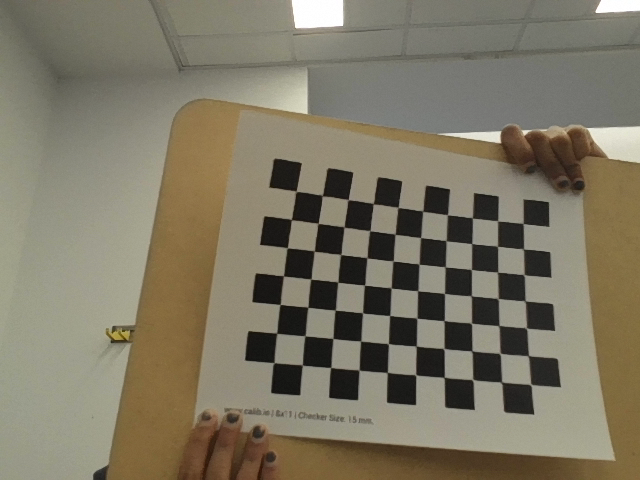
#> input picture in_class_day15/calib_images/img_00.png, 640 x 480 px; its folder holds 4 pictures in this run
$ python calibrate.py
#> lines starting #> are read from the running program, lines starting #| are printed output that depends on the picture
#!/usr/bin/env python3

""" Camera calibration following the OpenCV tutorial section by section:
    https://docs.opencv.org/4.13.0/dc/dbb/tutorial_py_calibration.html

    Setup -> Calibration -> Undistortion (both methods) -> Re-projection Error
    Run capture_images.py first to fill calib_images/ with checkerboard photos. """

import argparse
import glob
from os import path

import numpy as np
import cv2 as cv

parser = argparse.ArgumentParser()
parser.add_argument("--cols", type=int, default=9, help="inner corners per row (squares - 1)")
parser.add_argument("--rows", type=int, default=6, help="inner corners per column (squares - 1)")
parser.add_argument("--square", type=float, default=25.0, help="measured square size in mm")
args = parser.parse_args()

enclosing_dir = path.dirname(path.realpath(__file__))
pattern_size = (args.cols, args.rows)

# ---------------------------------------------------------------- Setup

# termination criteria
criteria = (cv.TERM_CRITERIA_EPS + cv.TERM_CRITERIA_MAX_ITER, 30, 0.001)

# prepare object points, like (0,0,0), (1,0,0), (2,0,0) ....,(cols-1,rows-1,0)
# multiplied by the square size so the results come out in mm
objp = np.zeros((args.rows*args.cols, 3), np.float32)
objp[:, :2] = np.mgrid[0:args.cols, 0:args.rows].T.reshape(-1, 2) * args.square

# Arrays to store object points and image points from all the images.
objpoints = []  # 3d point in real world space
imgpoints = []  # 2d points in image plane.

images = sorted(glob.glob(path.join(enclosing_dir, 'calib_images', '*.png')))
if not images:
    raise SystemExit("No images in calib_images/ -- run capture_images.py first")

for fname in images:
    img = cv.imread(fname)
#> img is the input picture: shape (480, 640, 3); mean B, G, R 101.1, 119.7, 126.2
    gray = cv.cvtColor(img, cv.COLOR_BGR2GRAY)
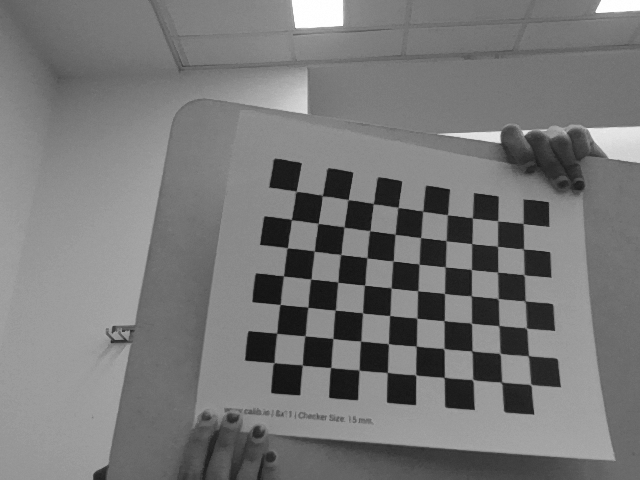
#> gray: shape (480, 640); min 15, max 255, mean 119.4

    # Find the chess board corners
    ret, corners = cv.findChessboardCorners(gray, pattern_size, None)
#> ret = False; corners = None
    print(f"{path.basename(fname)}: {'found' if ret else 'NOT found'}")
#| img_00.png: NOT found

    # If found, add object points, image points (after refining them)
    if ret == True:
        objpoints.append(objp)

        corners2 = cv.cornerSubPix(gray, corners, (11, 11), (-1, -1), criteria)
        imgpoints.append(corners2)

        # Draw and display the corners
        cv.drawChessboardCorners(img, pattern_size, corners2, ret)
        cv.imshow('img', img)
        cv.waitKey(500)
#> pass 2 of the loop `for fname in images:`:
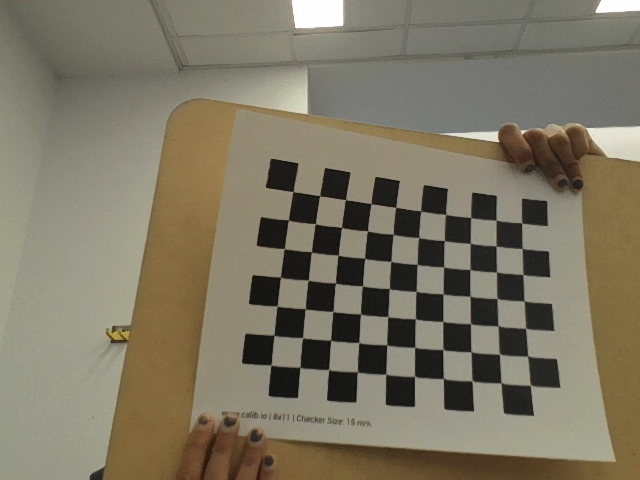
#> input picture in_class_day15/calib_images/img_01.png, 640 x 480 px
#> img is the input picture: shape (480, 640, 3); mean B, G, R 100, 118.5, 125
#> `gray = cv.cvtColor(img, cv.COLOR_BGR2GRAY)`:
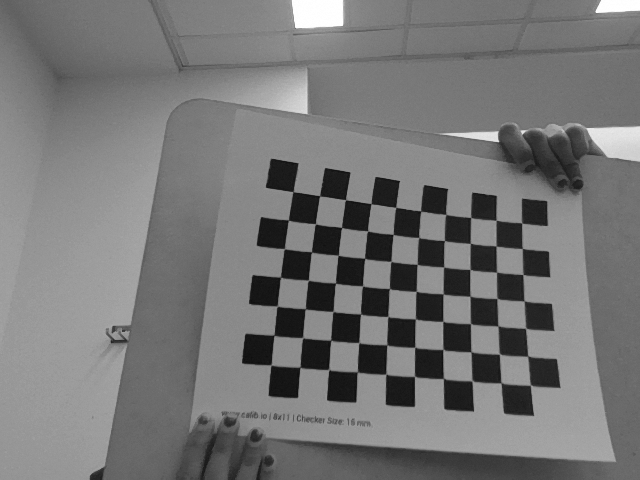
#> gray: shape (480, 640); min 13, max 255, mean 118.3
#| img_01.png: NOT found
#> pass 3 of the loop `for fname in images:`:
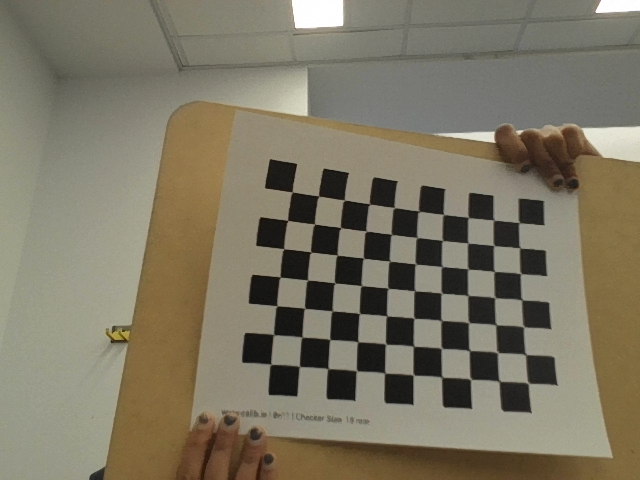
#> input picture in_class_day15/calib_images/img_02.png, 640 x 480 px
#> img is the input picture: shape (480, 640, 3); mean B, G, R 100, 118.7, 125.2
#> `gray = cv.cvtColor(img, cv.COLOR_BGR2GRAY)`:
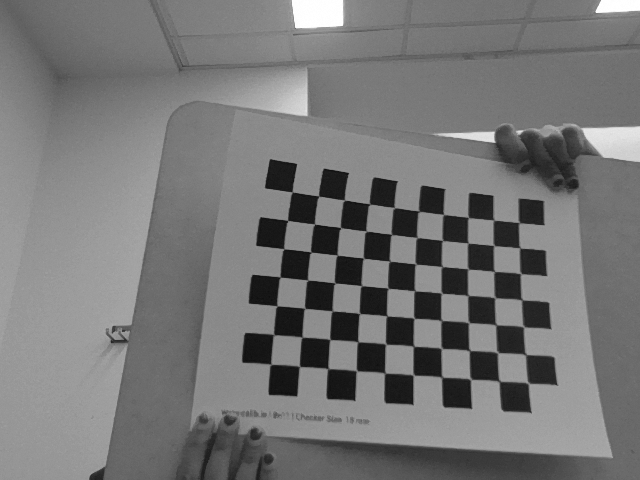
#> gray: shape (480, 640); min 14, max 255, mean 118.5
#| img_02.png: NOT found
#> the loop made 4 passes; the first 3 are shown

cv.destroyAllWindows()

# the tutorial asks for at least 10 test patterns
if len(objpoints) < 10:
    print(f"WARNING: only {len(objpoints)} usable images, tutorial recommends at least 10")

# ---------------------------------------------------------------- Calibration

#> (the run stopped early here; a loop or call above may not have finished)
